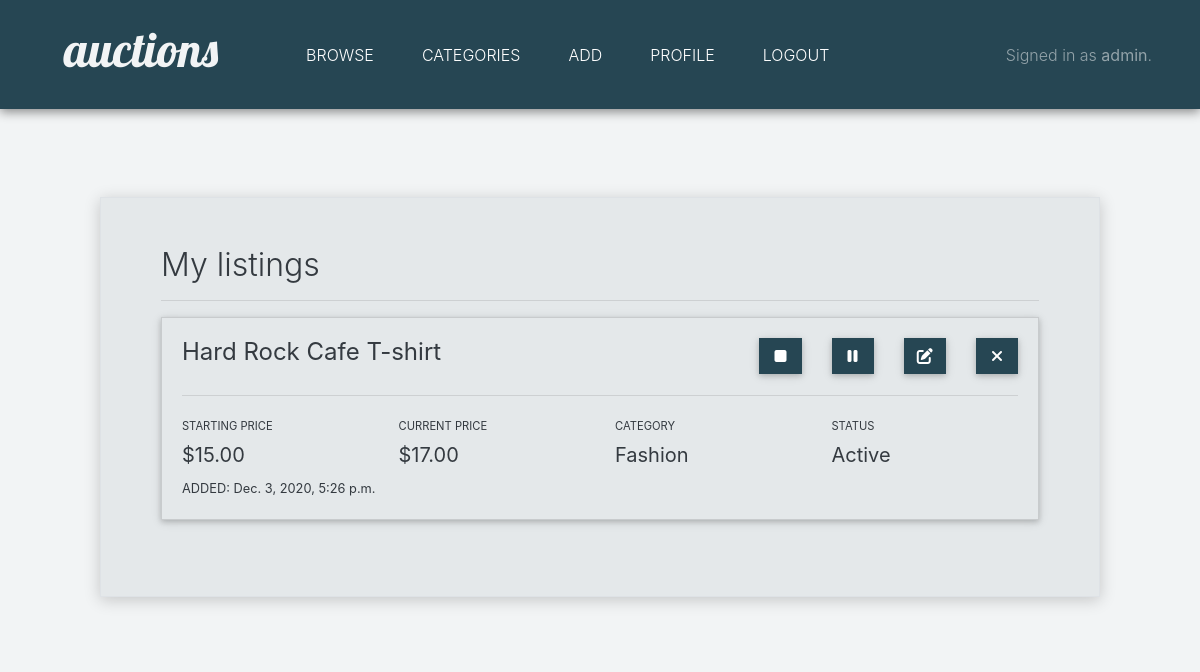
The app's page /profile/view/mylistings (signed in) with its own data.
### auctions/models.py (models this page shows, shortened)
class User(AbstractUser):
    pass

class Listing(models.Model):
    title = models.CharField(max_length=30)
    description = models.CharField(max_length=500)
    starting_price = models.FloatField()
    current_price = models.FloatField(blank=True, null=True)
    photo = models.ImageField(upload_to='listing_images', default='default.jpg')
    user = models.ForeignKey(User, on_delete=models.CASCADE)
    category = models.ForeignKey(Category, on_delete=models.CASCADE)
    date_added = models.DateTimeField(default=timezone.now)
    active = models.BooleanField(default=True)
    winner = models.CharField(max_length=30, blank=True, null=True)
    def get_status(self):
        if self.active == 1:
            return "active"
        else:
            return "not active"

class Category(models.Model):
    name = models.CharField(max_length=20)

### auctions/views.py (the view)
# urls.py: path("profile/view/mylistings", views.listings_view, name="listings_view"),
@login_required
def listings_view(request):
    logged_user = request.user
    user_id = logged_user.id
    listings = Listing.objects.filter(user_id=user_id).order_by('-date_added')
    categories = Category.objects.all().order_by('name')
    return render(request, "auctions/listings_view.html", {
        "listings": listings,
        "categories": categories
    })

### auctions/templates/auctions/listings_view.html (shortened to what this page needs)
{% extends "auctions/layout.html" %}
{% block body %}
    <div class="listings-panel animated slideInDown border mt-5">
        <div><h2>My listings</h2></div>
        <hr>
        {% for listing in listings %}
        <div class="pb-3">
            <div class="card" style="border-radius: 0; background-color: #E4E8EA;">
                <div class="card-body">
                    <div class="row">
                        <div class="col">
                            <h4 class="card-title">{{ listing.title }}</h4>
                        </div>
                        {% if not listing.winner %}
                            <div class="col-1">
                                <form action="{% url 'listing_end' %}" method="POST">
                                    <button type="submit" class="btn btn-info button-custom btn-block"><i class="fas fa-stop"></i></button>
                                </form>
                            </div>
                            <div class="col-1">
                                {% if listing.active == 1 %}
                                <form action="{% url 'listing_deactivate' %}" method="POST">
                                    <button type="submit" class="btn btn-info button-custom btn-block"><i class="fas fa-pause"></i></button>
                                </form>
                                {% else %}
                                <form action="{% url 'listing_activate' %}" method="POST">
                                    {% csrf_token %}
                                    <input name="listing_id" value="{{ listing.id }}" hidden>
                                    <button type="submit" class="btn btn-info button-custom btn-block"><i class="fas fa-play"></i></button>
                                </form>
                                {% endif %}
                            </div>
                            <div class="col-1">
                                <a href="{% url 'change_password' %}" role="button" class="btn btn-info button-custom btn-block"><i class="fas fa-edit"></i></a>
                            </div>
                        {% else %}
                            <div class="col-4">
                                <div class="pt-2" style="color: #419281;" id="winnerOutput"><strong>ITEM SOLD - BUYER: {{ listing.get_winner_username }}</strong></div>
                            </div>
                        {% endif %}
                        <div class="col-1">
                            <form action="{% url 'listing_delete' %}" method="POST">
                                <button type="submit" class="btn btn-info button-custom btn-block"><i class="fas fa-times"></i></button>
                            </form>
                        </div>
                    </div>
                    <hr>
                    <div class="row">
                        <div class="col">
                            <label class="form-input-label" for="startingPriceOutput">STARTING PRICE</label>
                            <div id="startingPriceOutput">
                                <h5>${{ listing.starting_price }}0</h5>
                            </div>
                        </div>
                        <div class="col">
                            <label class="form-input-label" for="currentPriceOutput">CURRENT PRICE</label>
                            <div id="currentPriceOutput">
                                <h5>${{ listing.current_price }}0</h5>
                            </div>
                        </div>
                        <div class="col">
                            <label class="form-input-label" for="categoryOutput">CATEGORY</label>
                            <div id="categoryOutput">
                                <h5>
                                {% for category in categories %}
                                    {% if category.id == listing.category_id %}
                                        {{category.name}}
                                    {% endif %}
                                {% endfor %}
                                </h5>
                            </div>
                        </div>
                        <div class="col">
                            <label class="form-input-label" for="statusOutput">STATUS</label>
                            <div id="statusOutput">
                                <h5>{{ listing.get_status|title }}</h5>
                            </div>
                        </div>
                    </div>
                    <div class="row">
                        <div class="col">
                            <small>ADDED: {{ listing.date_added }}</small>
                        </div>
                    </div>
                </div>
            </div>
        </div>
        {% endfor %}
    </div>
{% endblock %}

### auctions/templates/auctions/layout.html (shortened to what this page needs)
{% load static %}
<!DOCTYPE html>
<html lang="en">
    <head>
        <link href="{% static 'auctions/mdb.min.css' %}" rel="stylesheet">
        <link rel="stylesheet" href="https://stackpath.bootstrapcdn.com/bootstrap/4.4.1/css/bootstrap.min.css">
        <link href="{% static 'auctions/styles.css' %}" rel="stylesheet">
    </head>
    <body>
        <nav class="navbar navbar-expand-lg navbar-dark px-5 nav-bar-styling">
            <a class="navbar-brand logo pb-3 pr-5 pl-3 animated fadeIn slower" href="#"><span class="logo-letter">a</span><span class="logo-letter">u</span><span class="logo-letter">c</span><span class="logo-letter">t</span><span class="logo-letter">i</span><span class="logo-letter">o</span><span class="logo-letter">n</span><span class="logo-letter">s</span></a>
            <div class="collapse navbar-collapse" id="navbarText">
                <ul class="navbar-nav mr-auto">
                    <li class="nav-item px-3">
                        <a class="nav-link animated fadeIn slower" href="{% url 'browse_listings' %}">BROWSE</a>
                    </li>
                    <li class="nav-item px-3">
                        <a class="nav-link animated fadeIn slower" href="{% url 'categories_view' %}">CATEGORIES</a>
                    </li>
                    {% if user.is_authenticated %}
                        <li class="nav-item px-3">
                            <a class="nav-link animated fadeIn slower" href="{% url 'add_listing' %}">ADD</a>
                        </li>
                        <li class="nav-item px-3">
                            <a class="nav-link animated fadeIn slower" href="{% url 'profile' %}">PROFILE</a>
                        </li>
                        <li class="nav-item px-3">
                            <a class="nav-link animated fadeIn slower" href="{% url 'logout' %}">LOGOUT</a>
                        </li>
                    {% endif %}
                </ul>
                <span class="navbar-text pl-3 animated fadeIn slower">
                {% if user.is_authenticated %}
                    Signed in as <strong>{{ user.username }}</strong>.
                {% else %}
                    Not signed in.
                {% endif %}
                </span>
            </div>
        </nav>
        <div class="content-storage text-dark">
            {% block body %}
            {% endblock %}
        </div>
    </body>
</html>

### auctions/static/auctions/styles.css (style rules this page uses)
h2 { font-weight: 300; }
h4 { font-weight: 300; }
body { background-color: #F2F4F5; }
.content-storage { margin: auto; width: 100vw; max-width: 1200px; background-color: #F2F4F5; padding-left: 5vw; padding-right: 5vw; padding-top: 2.5rem; padding-bottom: 3rem; }
.listings-panel { padding: 4vw 5vw 5vw 5vw; max-width: 1000px; margin: auto; background-color: #E4E8EA; box-shadow: 0px 3px 15px #00000030 !important; }
.logo { font-family: 'Lobster', cursive; color: #F2F4F5 !important; font-size: 3rem; }
.logo-letter { transition: 0.2s ease-in-out; }
.nav-bar-styling { z-index: 1 !important; background-color: #264653; box-shadow: 0px 3px 10px #00000070 !important; }
.nav-link { font-weight: 300; transition: text-shadow 0.2s ease-in-out; }
.button-custom { background-color: #264653 !important; border-radius: 0; transition: text-shadow 0.2s ease-in-out; border: none; font-weight: 300; }
.form-input-label { font-weight: 400; font-size: 0.7rem; }
::placeholder { color: lightgray !important; font-weight: 300; }

### records on screen
User: username "admin"
Listing: title "Hard Rock Cafe T-shirt", starting_price "15.0", current_price "17.0", get_status "Active", date_added "Dec. 3, 2020, 5:26 p.m."
Category: name "Fashion"
